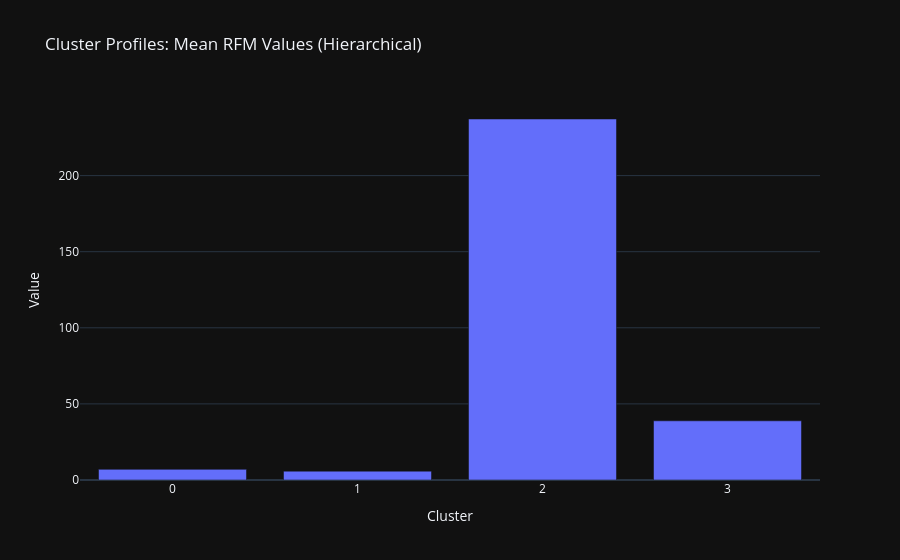
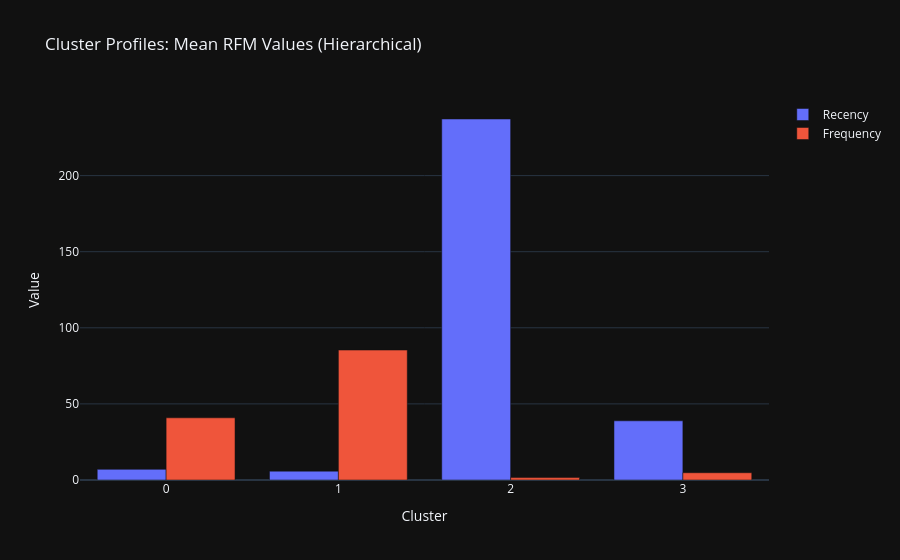

Notebook source saved alongside these figures, in order:
### Code cell
visualize_clusters(rfm.copy(), hier_labels, 'Hierarchical')

### Figure 1 — Plotly figure (JSON) as saved in the notebook; plotly's stock layout.template omitted (floating-point values rounded to 4 significant figures)
{"data": [{"name": "Recency", "type": "bar", "x": ["0", "1", "2", "3"], "y": [7.0, 5.812, 237.2, 38.89]}], "layout": {"barmode": "group", "title": {"text": "Cluster Profiles: Mean RFM Values (Hierarchical)"}, "xaxis": {"title": {"text": "Cluster"}}, "yaxis": {"title": {"text": "Value"}}}}

### Figure 2 — Plotly figure (JSON) as saved in the notebook; plotly's stock layout.template omitted (floating-point values rounded to 4 significant figures)
{"data": [{"name": "Recency", "type": "bar", "x": ["0", "1", "2", "3"], "y": [7.0, 5.812, 237.2, 38.89]}, {"name": "Frequency", "type": "bar", "x": ["0", "1", "2", "3"], "y": [40.86, 85.38, 1.586, 4.769]}], "layout": {"barmode": "group", "title": {"text": "Cluster Profiles: Mean RFM Values (Hierarchical)"}, "xaxis": {"title": {"text": "Cluster"}}, "yaxis": {"title": {"text": "Value"}}}}
